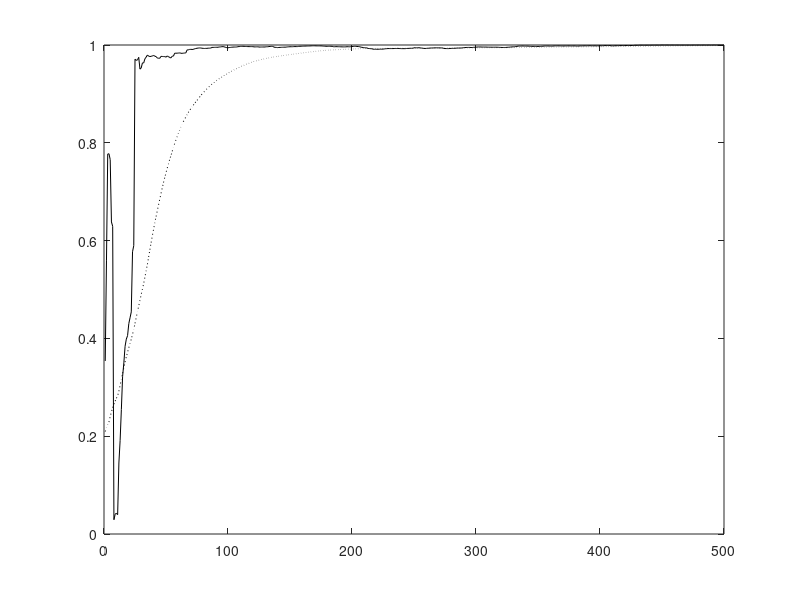

Source code (MATLAB): (Note: this script raises an error after producing the figure.)
% Speedup of the Adaptive EVD Algorithm 
% Gradient Descent and Steepest Descent on the Unconstrained Objective Function

function evdX;

clear all; close all; 

eta0 = 400;

% Number of samples N and dimension D
nSamples = 500;
nDim = 10;
nEA = 4;
nEpochs = 1;
randn('state',0);

% Generate the covX random matrices
if 0
covX = ...
[ 0.0910   0.0380  -0.0530  -0.0050   0.0100  -0.1360   0.1550   0.0300   0.0020   0.0320 ; ...
  0.0380   0.3730   0.0180  -0.0280  -0.0110  -0.3670   0.1540  -0.0570  -0.0310  -0.0650 ; ...
 -0.0530   0.0180   1.4300   0.0170   0.0550  -0.4500  -0.0380  -0.2980  -0.0410  -0.0300 ; ...
 -0.0050  -0.0280   0.0170   0.0840  -0.0050   0.0160   0.0420  -0.0220   0.0010   0.0050 ; ...
  0.0100  -0.0110   0.0550  -0.0050   0.0710   0.0880   0.0580  -0.0690  -0.0080   0.0030 ; ...
 -0.1360  -0.3670  -0.4500   0.0160   0.0880   5.7200  -0.5440  -0.2480   0.0050   0.0950 ; ...
  0.1550   0.1540  -0.0380   0.0420   0.0580  -0.5440   2.7500  -0.3430  -0.0110  -0.1200 ; ...
  0.0300  -0.0570  -0.2980  -0.0220  -0.0690  -0.2480  -0.3430   1.4500   0.0780   0.0280 ; ...
  0.0020  -0.0310  -0.0410   0.0010  -0.0080   0.0050  -0.0110   0.0780   0.0670   0.0150 ; ...
  0.0320  -0.0650  -0.0300   0.0050   0.0030   0.0950  -0.1200   0.0280   0.0150   0.3410 ];

covX = ...
[ 0.4270   0.0110  -0.0050  -0.0250   0.0890  -0.0790  -0.0190   0.0740   0.0890   0.0050 ; ...
  0.0110   5.6900  -0.0690  -0.2820  -0.7310   0.0900  -0.1240   0.1000   0.4320  -0.1030 ; ...
 -0.0050  -0.0690   0.0800   0.0980   0.0450  -0.0410   0.0230   0.0220  -0.0350   0.0120 ; ...
 -0.0250  -0.2820   0.0980   2.8000  -0.1070   0.1500  -0.1930   0.0950  -0.2260   0.0460 ; ...
  0.0890  -0.7310   0.0450  -0.1070   3.4400   0.2530   0.2510   0.3160   0.0390  -0.0100 ; ...
 -0.0790   0.0900  -0.0410   0.1500   0.2530   2.2700  -0.1800   0.2950  -0.0390  -0.1130 ; ...
 -0.0190  -0.1240   0.0230  -0.1930   0.2510  -0.1800   0.3270   0.0270   0.0260  -0.0160 ; ...
  0.0740   0.1000   0.0220   0.0950   0.3160   0.2950   0.0270   0.7270  -0.0960  -0.0170 ; ...
  0.0890   0.4320  -0.0350  -0.2260   0.0390  -0.0390   0.0260  -0.0960   0.7150  -0.0090 ; ...
  0.0050  -0.1030   0.0120   0.0460  -0.0100  -0.1130  -0.0160  -0.0170  -0.0090   0.0650 ];

covX = ...
[ 0.3350   0.0260  -0.0510  -0.0120   0.0790   0.0170   0.0290   0.0080   0.0770  -0.0300 ; ...
  0.0260   0.0910   0.0110  -0.0100   0.0060  -0.0140  -0.0020  -0.0230   0.0110   0.0350 ; ...
 -0.0510   0.0110   0.0780   0.0000   0.0160   0.0030   0.0300  -0.0350  -0.0030  -0.0490 ; ...
 -0.0120  -0.0100   0.0000   0.0820  -0.0030  -0.0260  -0.0250  -0.0290  -0.0150   0.0250 ; ...
  0.0790   0.0060   0.0160  -0.0030   0.7970   0.1940  -0.0370  -0.0230   0.0590  -0.1450 ; ...
  0.0170  -0.0140   0.0030  -0.0260   0.1940   1.5000   0.0140  -0.1040   0.1140  -0.2290 ; ...
  0.0290  -0.0020   0.0300  -0.0250  -0.0370   0.0140   0.2770  -0.0300  -0.0770  -0.0510 ; ...
  0.0080  -0.0230  -0.0350  -0.0290  -0.0230  -0.1040  -0.0300   0.3170   0.0220   0.0100 ; ...
  0.0770   0.0110  -0.0030  -0.0150   0.0590   0.1140  -0.0770   0.0220   0.5380   0.0340 ; ...
 -0.0300   0.0350  -0.0490   0.0250  -0.1450  -0.2290  -0.0510   0.0100   0.0340   0.6680 ];

covX = ...
[ 0.0840  -0.0120   0.0010   0.0150  -0.0040   0.0240  -0.0110   0.0270   0.0730  -0.0120 ; ...
 -0.0120   0.7930   0.0000   0.1970   0.0310  -0.0260   0.0500   0.0790   0.1450  -0.0270 ; ...
  0.0010   0.0000   0.0660  -0.0230   0.0110  -0.0170   0.0390  -0.0020   0.0170  -0.0040 ; ...
  0.0150   0.1970  -0.0230   0.7280  -0.0030  -0.0150   0.1210   0.0900   0.0800   0.0410 ; ...
 -0.0040   0.0310   0.0110  -0.0030   0.0800  -0.0010  -0.0070   0.0230  -0.0140  -0.0230 ; ...
  0.0240  -0.0260  -0.0170  -0.0150  -0.0010   0.3360  -0.1470  -0.0370   0.3020  -0.0520 ; ...
 -0.0110   0.0500   0.0390   0.1210  -0.0070  -0.1470   1.4500  -0.1320  -0.2300  -0.1370 ; ... 
  0.0270   0.0790  -0.0020   0.0900   0.0230  -0.0370  -0.1320   0.3200   0.2380   0.0170 ; ...
  0.0730   0.1450   0.0170   0.0800  -0.0140   0.3020  -0.2300   0.2380   2.9300  -0.0570 ; ...
 -0.0120  -0.0270  -0.0040   0.0410  -0.0230  -0.0520  -0.1370   0.0170  -0.0570   0.3040 ];

covX = ...
[ 0.0900   0.0010  -0.0080  -0.1910  -0.0070   0.0410  -0.0300  -0.0580   0.0220   0.0320 ; ...
  0.0010   0.0920  -0.0110   0.0080  -0.0140  -0.0020   0.0120  -0.0100  -0.0210  -0.0020 ; ...
 -0.0080  -0.0110   0.0820   0.0820   0.0140  -0.0200  -0.0580   0.1050   0.0040   0.0230 ; ...
 -0.1910   0.0080   0.0820   5.6800  -0.0960  -0.0150   0.6460   0.2190  -0.2380   0.2180 ; ...
 -0.0070  -0.0140   0.0140  -0.0960   0.0760  -0.0350  -0.0400  -0.0230   0.0270  -0.0140 ; ...
  0.0410  -0.0020  -0.0200  -0.0150  -0.0350   0.4580   0.1380  -0.2510   0.0120   0.0390 ; ...
 -0.0300   0.0120  -0.0580   0.6460  -0.0400   0.1380   1.8200  -0.1830  -0.0020   0.1170 ; ...
 -0.0580  -0.0100   0.1050   0.2190  -0.0230  -0.2510  -0.1830   4.0700  -0.4640   0.1470 ; ...
  0.0220  -0.0210   0.0040  -0.2380   0.0270   0.0120  -0.0020  -0.4640   0.2630   0.0540 ; ...
  0.0320  -0.0020   0.0230   0.2180  -0.0140   0.0390   0.1170   0.1470   0.0540   0.3870 ];

covX = 20*[0.091 0.038 -.053 -.005 0.010; ...
           0.038 0.373 0.018 -.028 -.011; ...
           -.053 0.018 1.430 0.017 0.055; ...
           -.005 -.028 0.017 0.084 -.005; ...
           0.010 -.011 0.055 -.005 0.071];
end

covX = 2*...
[ 0.0910   0.0380  -0.0530  -0.0050   0.0100  -0.1360   0.1550   0.0300   0.0020   0.0320 ; ...
  0.0380   0.3730   0.0180  -0.0280  -0.0110  -0.3670   0.1540  -0.0570  -0.0310  -0.0650 ; ...
 -0.0530   0.0180   1.4300   0.0170   0.0550  -0.4500  -0.0380  -0.2980  -0.0410  -0.0300 ; ...
 -0.0050  -0.0280   0.0170   0.0840  -0.0050   0.0160   0.0420  -0.0220   0.0010   0.0050 ; ...
  0.0100  -0.0110   0.0550  -0.0050   0.0710   0.0880   0.0580  -0.0690  -0.0080   0.0030 ; ...
 -0.1360  -0.3670  -0.4500   0.0160   0.0880   5.7200  -0.5440  -0.2480   0.0050   0.0950 ; ...
  0.1550   0.1540  -0.0380   0.0420   0.0580  -0.5440   2.7500  -0.3430  -0.0110  -0.1200 ; ...
  0.0300  -0.0570  -0.2980  -0.0220  -0.0690  -0.2480  -0.3430   1.4500   0.0780   0.0280 ; ...
  0.0020  -0.0310  -0.0410   0.0010  -0.0080   0.0050  -0.0110   0.0780   0.0670   0.0150 ; ...
  0.0320  -0.0650  -0.0300   0.0050   0.0030   0.0950  -0.1200   0.0280   0.0150   0.3410 ];
    
% Compute data
[V1,D1] = eig(covX);
[d,in] = sort(diag(D1));
V = zeros(nDim,nDim);
D = zeros(nDim,nDim);
for i = 1 : nDim
   V(:,i) = V1(:,in(nDim+1-i));
   D(i,i) = D1(in(nDim+1-i),in(nDim+1-i));
end
x(1:nDim,1:nSamples) = V*sqrt(D)*randn(nDim,nSamples);

% Compute Corrl matrix and eigen vectors
corX = zeros(nDim,nDim);
for i = 1 : nSamples
   corX = corX + x(:,i)*x(:,i)'/nSamples;
end
[V1,D1] = eig(corX);
[d,in] = sort(diag(D1));
V = zeros(nDim,nDim);
D = zeros(nDim,nDim);
for i = 1 : nDim
   V(:,i) = V1(:,in(nDim+1-i));
   D(i,i) = D1(in(nDim+1-i),in(nDim+1-i));
end
corX
V
diag(D)'

% Adaptive algorithm
A = zeros(nDim,nDim);
W1 = 0.1 * ones(nDim,nEA);
W2 = 0.1 * ones(nDim,nEA);
I  = eye(nDim,nDim);
for epoch = 1 : nEpochs
   for iter = 1 : nSamples
      
      Ak = x(:,iter) * x(:,iter)';
      A = A + (1.0/(nSamples*(epoch-1) + iter))*(Ak - A);
      
      % Gradient Descent - Xu
      G = (-2*A*W1 + A*W1*triu(W1'*W1) + W1*triu(W1'*A*W1));
      etat = 1.0/(eta0 + nSamples*(epoch-1) + iter);
      W1 = W1 - etat*G;
      
      % Steepest Descent
      G = (-2*A*W2 + A*W2*triu(W2'*W2) + W2*triu(W2'*A*W2));
      for i = 1 : nEA
         g = G(:,i);
         w = W2(:,i);
         M = zeros(nDim,nDim);
         for k = 1 : i-1
            M = M + (A*W2(:,k)*W2(:,k)' + W2(:,k)*W2(:,k)'*A);
         end
         
         F = - 2*A + 2*A*w*w' + 2*w*w'*A + A*(w'*w) + (w'*A*w)*I  +  M;
      	a0 = g'*g;
      	a1 = - g'*F*g;
      	a2 = 3*((w'*A*g)*(g'*g) + (g'*A*g)*(w'*g));
      	a3 = - 2*(g'*A*g)*(g'*g);
      	c = [a3 a2 a1 a0];
         rts = roots(c);
         
         cnt = 1; clear rs; clear r; clear J;
         for k = 1 : 3
            if isreal(rts(k))
               rs(cnt) = rts(k);
            	r = w - rts(k)*g;
               J(cnt) = (-2*r'*A*r + r'*A*r*r'*r + r'*M*r);
               cnt = cnt + 1;
            end
         end
         [yy, iyy] = min(J);
         alpha = rs(iyy);
         alpha = -a0/a1;
         
         %alpha = min(abs(rts));
         %[num2str(alpha) ': (' num2str(J(1)) ') ']
         
         w = w - abs(alpha) * g;
		  	W2(:,i) = w;
      end
      
      for i = 1 : nEA      
      	u1 = W1(:,i)/norm(W1(:,i));
      	u2 = W2(:,i)/norm(W2(:,i));
      	cos_t1(i,iter) = abs(u1'*V(:,i));
         cos_t2(i,iter) = abs(u2'*V(:,i));
      end
      ind(iter) = iter;
   end
end

% Plot the convergence results
figure(1);
plot(ind,cos_t1(1,:),'k:'); hold on;
plot(ind,cos_t2(1,:),'k-'); hold on;
legend('Gradient Descent','Steepest Descent',0);
xlabel('Number of Samples');
ylabel('Direction Cosine - Component 1');
hold off;

% Plot the convergence results
figure(2);
plot(ind,cos_t1(2,:),'k:'); hold on;
plot(ind,cos_t2(2,:),'k-'); hold on;
legend('Gradient Descent','Steepest Descent',0);
xlabel('Number of Samples');
ylabel('Direction Cosine - Component 2');
hold off;

% Plot the convergence results
figure(3);
plot(ind,cos_t1(3,:),'k:'); hold on;
plot(ind,cos_t2(3,:),'k-'); hold on;
legend('Gradient Descent','Steepest Descent',0);
xlabel('Number of Samples');
ylabel('Direction Cosine - Component 3');
hold off;

% Plot the convergence results
figure(4);
plot(ind,cos_t1(4,:),'k:'); hold on;
plot(ind,cos_t2(4,:),'k-'); hold on;
legend('Gradient Descent','Steepest Descent',0);
xlabel('Number of Samples');
ylabel('Direction Cosine - Component 4');
hold off;


%keyboard




  